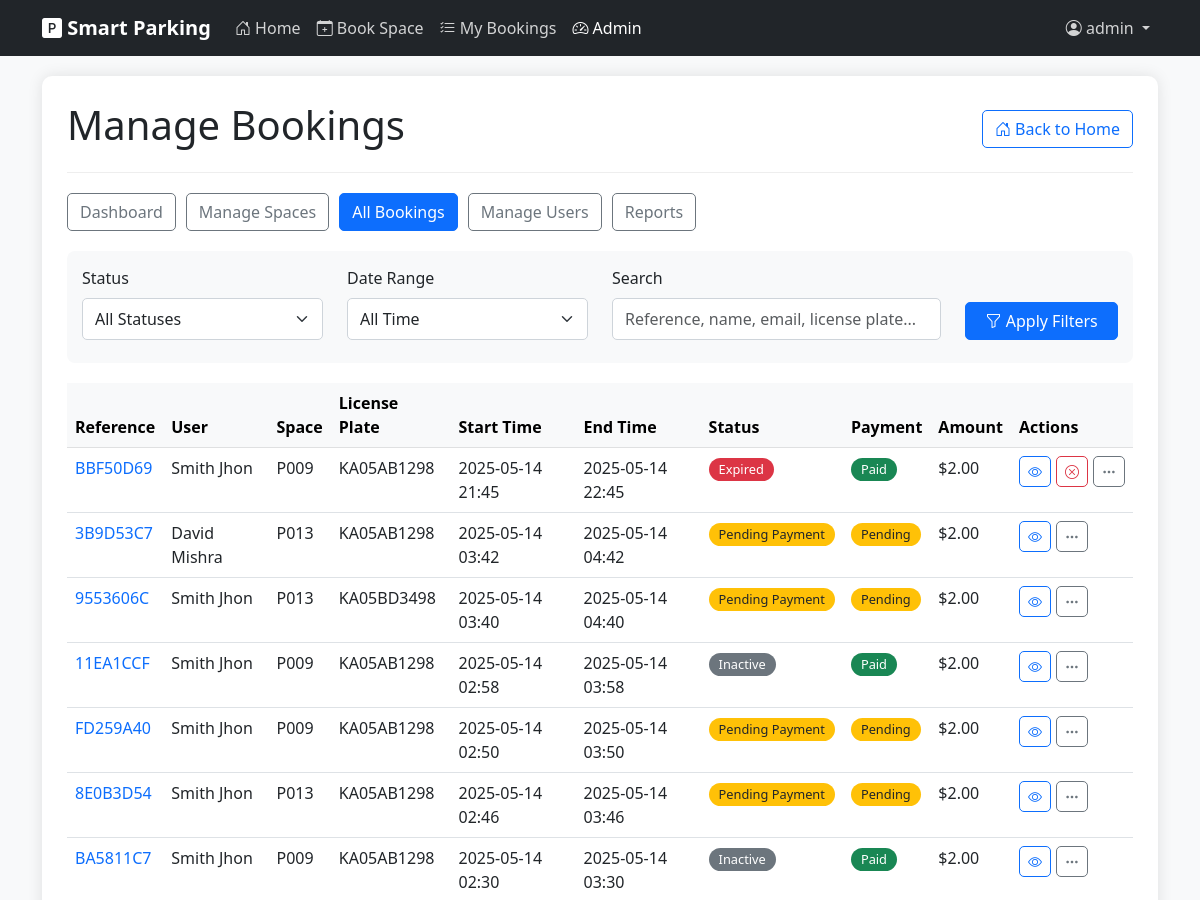
/admin/bookings (signed in, upper part), run on an earlier commit of the app's database.
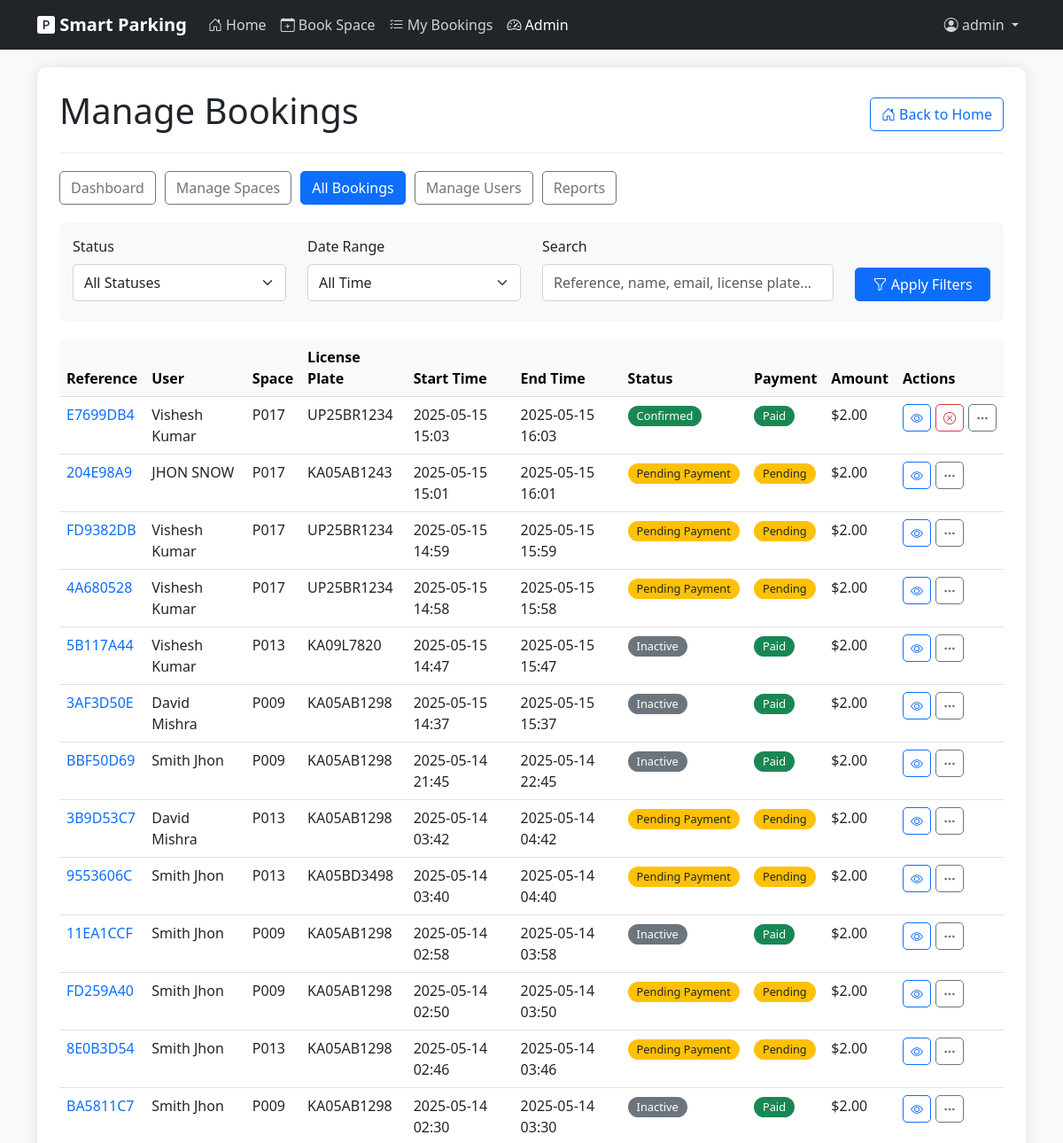
And on a later commit of the database.
### models.py (models this page shows, shortened)
class Booking(db.Model):
    id = db.Column(db.Integer, primary_key=True)
    booking_reference = db.Column(db.String(10), unique=True, nullable=False)
    user_id = db.Column(db.Integer, db.ForeignKey('user.id'), nullable=True)  # Can be null for guest bookings
    user_name = db.Column(db.String(100), nullable=False)
    user_email = db.Column(db.String(100), nullable=False)
    vehicle_id = db.Column(db.Integer, db.ForeignKey('vehicle.id'), nullable=True)
    license_plate = db.Column(db.String(20), nullable=False)
    start_time = db.Column(db.DateTime, nullable=False, default=datetime.utcnow)
    end_time = db.Column(db.DateTime, nullable=False)
    is_active = db.Column(db.Boolean, default=True)
    created_at = db.Column(db.DateTime, nullable=False, default=datetime.utcnow)
    parking_space_id = db.Column(db.Integer, db.ForeignKey('parking_space.id'), nullable=False)
    total_price = db.Column(db.Float, nullable=False)
    payment_status = db.Column(db.String(20), default='Pending')  # 'Pending', 'Paid', 'Refunded'
    check_in_time = db.Column(db.DateTime, nullable=True)
    check_out_time = db.Column(db.DateTime, nullable=True)
    selection_method = db.Column(db.String(20), default='Manual')  # 'Auto' or 'Manual'

class ParkingSpace(db.Model):
    id = db.Column(db.Integer, primary_key=True)
    position_x = db.Column(db.Integer, nullable=False)
    position_y = db.Column(db.Integer, nullable=False)
    space_id = db.Column(db.String(10), unique=True, nullable=False)
    zone = db.Column(db.String(20), default='General')  # e.g., 'VIP', 'Disabled', 'General'
    hourly_rate = db.Column(db.Float, default=150.00)  # Default hourly rate in INR (equivalent to ~$2.00)
    is_active = db.Column(db.Boolean, default=True)
    bookings = db.relationship('Booking', backref='parking_space', lazy=True)

### app.py (the view)
@app.route('/admin/bookings')
def admin_bookings():
    if not session.get('is_admin', False):
        flash('You do not have permission to access this page', 'danger')
        return redirect(url_for('index'))
    bookings = Booking.query.order_by(Booking.created_at.desc()).all()
    return render_template('admin/bookings.html', bookings=bookings)

### app.py (called while the page is built)
@app.context_processor
def inject_view_functions():
    return dict(view_functions=app.view_functions)

### templates/admin/bookings.html (shortened to what the changed rows need)
{% extends "layout.html" %}
{% block content %}
<div class="admin-container">
    <div class="admin-header d-flex justify-content-between align-items-center">
        <h1>Manage Bookings</h1>
    </div>
    <div class="table-responsive">
        <table class="table table-hover" id="bookingsTable">
            <thead class="table-light">
                <tr>
                    <th>Reference</th>
                    <th>User</th>
                    <th>Space</th>
                    <th>License Plate</th>
                    <th>Start Time</th>
                    <th>End Time</th>
                    <th>Status</th>
                    <th>Payment</th>
                    <th>Amount</th>
                    <th>Actions</th>
                </tr>
            </thead>
            <tbody>
                {% for booking in bookings %}
                    <tr class="booking-row"
                        data-status="{{ 'active' if booking.is_active else 'inactive' }}"
                        data-payment="{{ booking.payment_status.lower() }}">
                        <td>
                            <a href="{{ url_for('booking_details', reference=booking.booking_reference) }}" class="text-decoration-none">
                                {{ booking.booking_reference }}
                            </a>
                        </td>
                        <td>{{ booking.user_name }}</td>
                        <td>{{ booking.parking_space.space_id }}</td>
                        <td>{{ booking.license_plate }}</td>
                        <td>{{ booking.start_time.strftime('%Y-%m-%d %H:%M') }}</td>
                        <td>{{ booking.end_time.strftime('%Y-%m-%d %H:%M') }}</td>
                        <td>
                            {% if booking.payment_status == 'Paid' and booking.is_active %}
                                {% if booking.end_time < now() %}
                                    <span class="badge bg-danger status-badge">Expired</span>
                                {% else %}
                                    <span class="badge bg-success status-badge">Confirmed</span>
                                {% endif %}
                            {% elif booking.payment_status == 'Pending' %}
                                <span class="badge bg-warning text-dark status-badge">Pending Payment</span>
                            {% else %}
                                <span class="badge bg-secondary status-badge">Inactive</span>
                            {% endif %}
                        </td>
                        <td>
                            {% if booking.payment_status == 'Paid' %}
                                <span class="badge bg-success status-badge">Paid</span>
                            {% elif booking.payment_status == 'Pending' %}
                                <span class="badge bg-warning text-dark status-badge">Pending</span>
                            {% elif booking.payment_status == 'Refunded' %}
                                <span class="badge bg-info status-badge">Refunded</span>
                            {% endif %}
                        </td>
                        <td>${{ "%.2f"|format(booking.total_price) }}</td>
                        <td>
                            <div class="booking-actions">
                                <a href="{{ url_for('booking_details', reference=booking.booking_reference) }}" class="btn btn-sm btn-outline-primary" title="View Details">
                                    <i class="bi bi-eye"></i>
                                </a>
                                {% if booking.is_active %}
                                    <form method="POST" action="{{ url_for('cancel_booking', booking_id=booking.id) }}" onsubmit="return confirm('Are you sure you want to cancel this booking?');" class="d-inline">
                                        <button type="submit" class="btn btn-sm btn-outline-danger" title="Cancel Booking">
                                            <i class="bi bi-x-circle"></i>
                                        </button>
                                    </form>
                                {% endif %}
                                <button type="button" class="btn btn-sm btn-outline-secondary" data-bs-toggle="modal" data-bs-target="#bookingModal{{ booking.id }}" title="More Options">
                                    <i class="bi bi-three-dots"></i>
                                </button>
                            </div>
                        </td>
                    </tr>
                {% endfor %}
            </tbody>
        </table>
    </div>
</div>
{% endblock %}

What changed in the data, as far as the page shows it:
added Booking: booking_reference "E7699DB4", user_name "Vishesh Kumar", parking_space.space_id "P017", license_plate "UP25BR1234", start_time "2025-05-15 15:03", end_time "2025-05-15 16:03", payment_status "Confirmed", total_price "2.00"
added Booking: booking_reference "204E98A9", user_name "JHON SNOW", parking_space.space_id "P017", license_plate "KA05AB1243", start_time "2025-05-15 15:01", end_time "2025-05-15 16:01", payment_status "Pending Payment", total_price "2.00"
added Booking: booking_reference "FD9382DB", user_name "Vishesh Kumar", parking_space.space_id "P017", license_plate "UP25BR1234", start_time "2025-05-15 14:59", end_time "2025-05-15 15:59", payment_status "Pending Payment", total_price "2.00"
added Booking: booking_reference "4A680528", user_name "Vishesh Kumar", parking_space.space_id "P017", license_plate "UP25BR1234", start_time "2025-05-15 14:58", end_time "2025-05-15 15:58", payment_status "Pending Payment", total_price "2.00"
added Booking: booking_reference "5B117A44", user_name "Vishesh Kumar", parking_space.space_id "P013", license_plate "KA09L7820", start_time "2025-05-15 14:47", end_time "2025-05-15 15:47", payment_status "Inactive", total_price "2.00"
added Booking: booking_reference "3AF3D50E", user_name "David Mishra", parking_space.space_id "P009", license_plate "KA05AB1298", start_time "2025-05-15 14:37", end_time "2025-05-15 15:37", payment_status "Inactive", total_price "2.00"
changed Booking "BBF50D69": is_active "Expired" → "Inactive"
